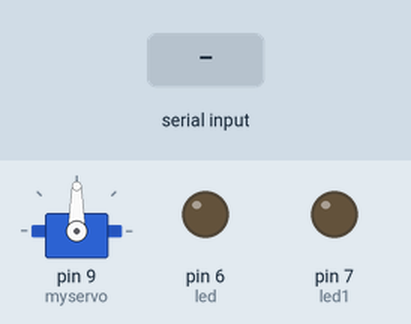
Bench run of a sketch on a simulated Arduino Uno, built with avr-gcc and run on an emulated ATmega328P. Shown: servo, output pins drawn as LEDs (lit = HIGH). The test bench sets the inputs (shaded band).

Above: at 1.2 s.
1.3 s: "0" received over Serial
At 2.5 s:
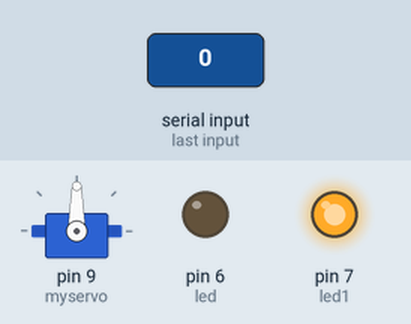
4.3 s: "1" received over Serial
At 6.7 s:
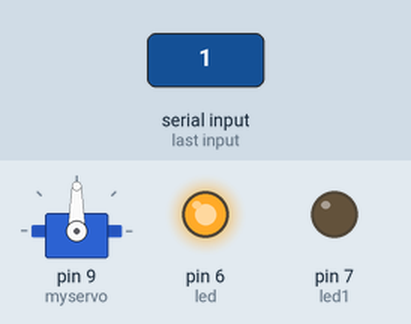
9.8 s: "0" received over Serial
At 11.7 s:
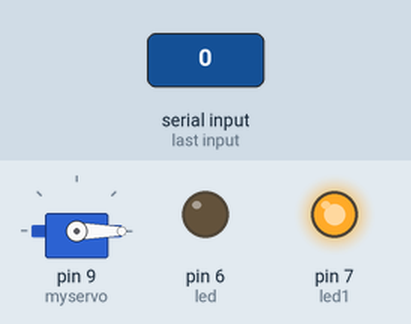
Timing chart, 0 to 13.2 s (numbered marks = the images above; inputs shaded):
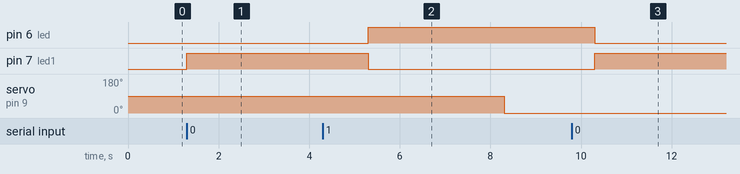

Measured:
- after the input at 1.3 s, pin 7 (led1): LOW → HIGH at once
- after the input at 4.3 s, pin 6 (led): LOW → HIGH after 1.0 s; pin 7 (led1): HIGH → LOW after 1.0 s; servo on pin 9 (myservo): 90° → 0° after 4.0 s
- after the input at 9.8 s, pin 6 (led): HIGH → LOW after 0.50 s; pin 7 (led1): LOW → HIGH after 0.50 s; servo on pin 9 (myservo): stops changing and stays 0°

The sketch:

sketch_nov21a.ino
```cpp
#include <Servo.h>

Servo myservo;  // Create a Servo object

#define led 6
#define led1 7
int data, flag = 2;

void setup()
{
  pinMode(led, OUTPUT);
  pinMode(led1, OUTPUT);
  digitalWrite(led, LOW);
  digitalWrite(led1, LOW);
  myservo.attach(9); // Attach the servo to pin 9 (you can change this to the appropriate pin)
  Serial.begin(9600);
}

void loop()
{
  while (Serial.available())
  {
    data = Serial.read();

    if (data == '0')
    {
      flag = 0;
    }
    else if (data == '1')
    {
      flag = 1;
    }
  }
  if (flag == 1)
  {
    digitalWrite(led, HIGH);
    digitalWrite(led1, LOW);

    myservo.write(90); // Rotate servo 90 degrees clockwise
    delay(3000);       // Wait for 3 seconds

    myservo.write(0);  // Rotate servo back to 0 degrees (counterclockwise)
    delay(2000);       // Wait for 2 seconds

    digitalWrite(led, LOW);
    digitalWrite(led1, LOW);
  }
  else if (flag == 0)
  {
    digitalWrite(led, LOW);
    digitalWrite(led1, HIGH);
    delay(2000);
    digitalWrite(led1, LOW);
  }
}
```
